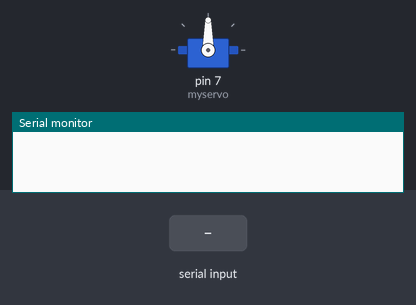
The sketch below on a simulated Arduino Uno, built with avr-gcc and run on an emulated ATmega328P. Shown: servo, the last lines printed to the serial monitor. The test bench sets the inputs (shaded band). EEPROM starts erased.

Above: at 1.2 s.
1.3 s: "1" received over the second serial link
At 2.7 s:
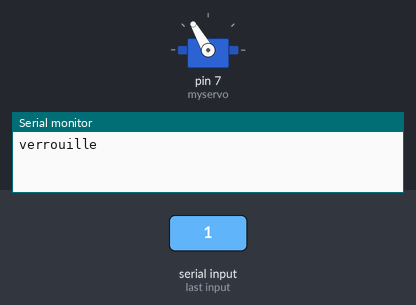
3.5 s: "2" received over the second serial link
At 5.6 s:
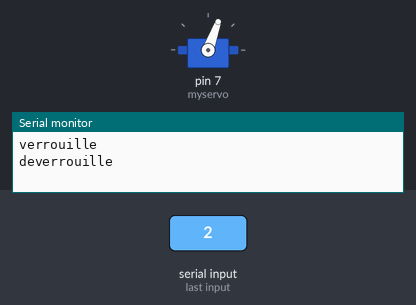
Timing chart, 0 to 7.1 s (numbered marks = the images above; inputs shaded):
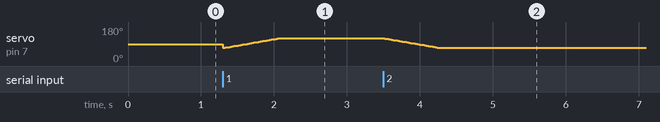

The sketch:

LockUnlock.ino
```cpp
#include "Servo.h"
#include "SoftwareSerial.h" //La bibliothèque SoftwareSerial permet la communication série sur d'autres broches autres que 0 et 1né
#include <EEPROM.h>


//Ouverture de la communication série
SoftwareSerial MyBlue(2,3); // RX | TX
Servo myservo;

char state;
int i;

//Fonction d'initialisation
void setup() {
 myservo.attach(7);

//Initialisation/Reinitialisation de la position du servo-moteur
  if(EEPROM.read(0) == 1)
    {
      myservo.write(70); // on remet le servo moteur à la position de départ de verrouillage
      delay(200);
    }

  else if(EEPROM.read(0) == 2)
    {
      myservo.write(120); // on remet le servo moteur à la position de départ de deverrouillage
      delay(200);
    }

   Serial.begin(9600);
   MyBlue.begin(9600); // démarre une communication série à la vitesse 9600

}

void loop() {
  if (MyBlue.available())// retourne le nombre de caractère à lire
  {
    state = MyBlue.read(); // retourne le prochain caractère reçu


  switch(state){

    case '1'://On verrouille
          Serial.println("verrouille");
          MyBlue.print("3"); //On envoie 3 à l'application android
           for(int a = 70; a <= 120; a++) // On verrouille la serrure
          {
            myservo.write(a);
            delay(15);

          }
          EEPROM.write(0,1); //Sauvegarde de l'état courant de la serrure
          //l'état courant à 1 de la serrure est écrit à l'adresse 0

      break;

    case '2': //On déverrouille
        Serial.println("deverrouille");
        MyBlue.print("4"); //On envoie 4 à l'application Android
        for(int x = 120; x >= 70; x--) // On déverrouille la serrure
          {
            myservo.write(x);
            delay(15);
          }
          EEPROM.write(0,2); //On stocke la valeur 2 à l'adresse 0

      break;

    case '3': //On récupère l'état actuel de notre serrure et on le renvoie à l'application

        if(EEPROM.read(0) == 1) // Si la serrure est verrouillée
        {
          //Serial.println("Cas 3 : Verrou");
          MyBlue.print("3");
        }

       else if(EEPROM.read(0) == 2) // Si la serrure est déverrouillée
        {
          //Serial.println("Cas 3 : Deverrou");
          MyBlue.print("4");
        }

       break;
   }
 }


}
```

Measured:
- after the input at 3.5 s, servo on pin 7 (myservo): moves from 120° to 70° over 0.74 s, starting at once
